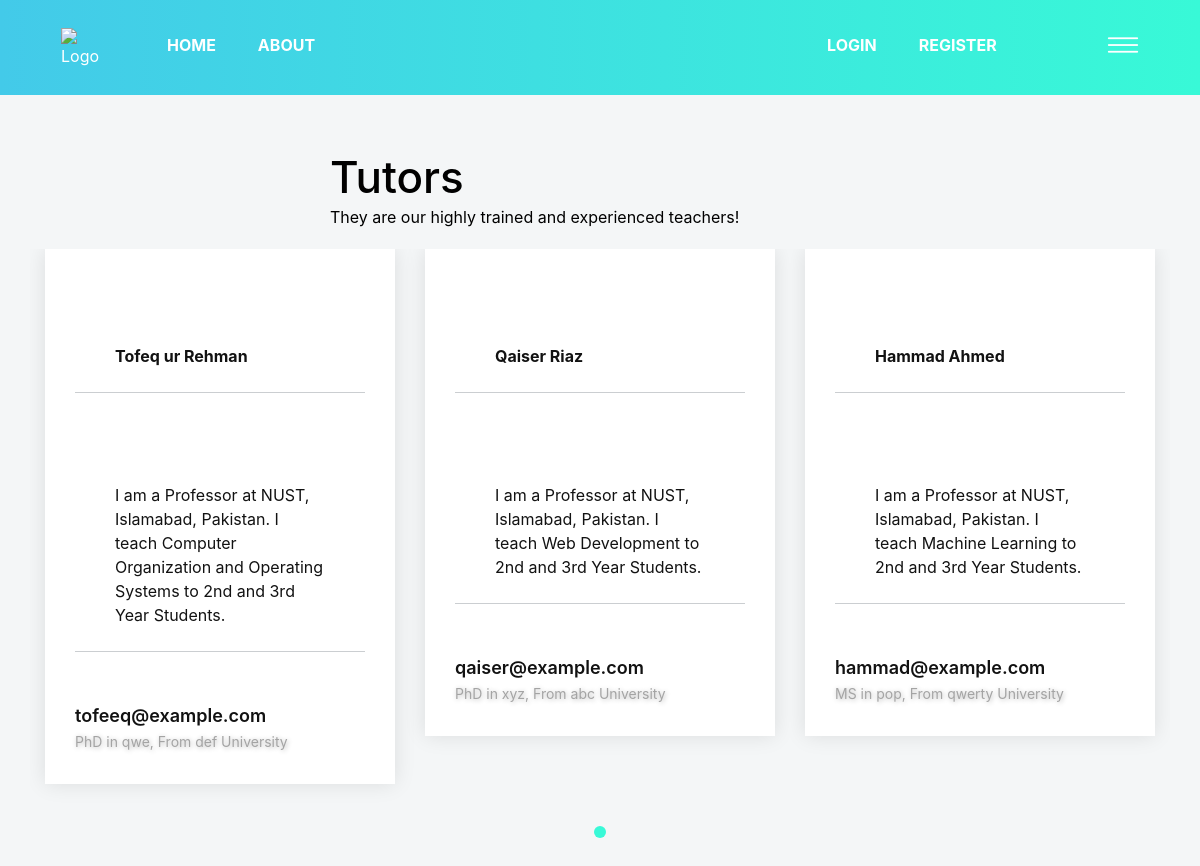
/Views/teachers.php, run on the app's committed database.
### tables this page shows
CREATE TABLE `teacher` ( `email` VARCHAR(100) NOT NULL , `username` VARCHAR(100) NOT NULL , `password` VARCHAR(100) NOT NULL , `education` VARCHAR(1000) NOT NULL , `description` VARCHAR(1000) NOT NULL , PRIMARY KEY (`email`));

### Models/UserModel.php (called while the page is built, shortened)
<?php
	require_once "DBconfig.php";
	function getTeacherTable(){
		global $database_connection;
		$sql_query         = "SELECT email, username, education, description FROM teacher";
		$sql_query_execute = mysqli_query($database_connection, $sql_query);
		return $sql_query_execute;
	}
?>

### Views/teachers.php (the view, shortened to what this page needs)
<?php
    $student_loggedin  = false;
    $teacher_loggedin  = false;
    include "../Models/DBconfig.php";
    include "../Models/UserModel.php";
    $teacher_records = getTeacherTable()
?>
<!DOCTYPE html>
<html lang="en">
<head>
    <link rel="stylesheet" href="../web project/assets/css/bootstrap.min.css">
    <link rel="stylesheet" href="../web project/assets/css/LineIcons.css">
    <link rel="stylesheet" href="../web project/assets/css/slick.css">
    <link rel="stylesheet" href="../web project/assets/css/animate.css">
    <link rel="stylesheet" href="../web project/assets/css/default.css">
    <link rel="stylesheet" href="../web project/assets/css/style.css">
</head>
<body>
    <section class="header-area">
        <div class="navbar-area">
            <div class="container">
                <div class="row">
                    <div class="col-lg-12">
                        <nav class="navbar navbar-expand-lg">
                            <a class="navbar-brand" href="#">
                                <img src="https://www.concordia.ca/content/dam/common/icons/303x242/graduate-students.png" alt="Logo" class="img4">
                            </a>
                            <?php if($student_loggedin){ ?>
                            <div class="collapse navbar-collapse sub-menu-bar" id="navbarEight">
                                <ul class="navbar-nav ml-auto">
                                    <li input style="margin-top: 15px;margin-left: 40px; margin-bottom: 20px;" class="nav-item active">
                                        <a class="page-scroll" href="/webproject">HOME</a>
                                    </li>
                                    <li input style="margin-top: 15px;margin-left: 10px; margin-bottom: 20px;" class="nav-item">
                                        <a class="page-scroll" href="about.php">ABOUT</a>
                                    </li>
                                    <li input style="margin-top: 15px;margin-left: 480px; margin-bottom: 20px;" class="nav-item">
                                        <a class="page-scroll" href="login.php">Profile</a>
                                    </li>
                                    <li input style="margin-top: 15px;margin-left: 10px; margin-bottom: 20px;" class="nav-item">
                                        <a class="page-scroll" href="studentLogout.php">Logout</a>
                                    </li>
                                </ul>
                            </div>
                            <?php }else{ ?>
                            <div class="collapse navbar-collapse sub-menu-bar" id="navbarEight">
                                <ul class="navbar-nav ml-auto">
                                    <li input style="margin-top: 15px;margin-left: 40px; margin-bottom: 20px;" class="nav-item active">
                                        <a class="page-scroll" href="/webproject">HOME</a>
                                    </li>
                                    <li input style="margin-top: 15px;margin-left: 10px; margin-bottom: 20px;" class="nav-item">
                                        <a class="page-scroll" href="about.php">ABOUT</a>
                                    </li>
                                    <li input style="margin-top: 15px;margin-left: 480px; margin-bottom: 20px;" class="nav-item">
                                        <a class="page-scroll" href="login.php">LOGIN</a>
                                    </li>
                                    <li input style="margin-top: 15px;margin-left: 10px; margin-bottom: 20px;" class="nav-item">
                                        <a class="page-scroll" href="register.php">REGISTER</a>
                                    </li>
                                    </ul>
                            </div>
                            <?php } ?>
                            <div class="navbar-btn d-none mt-15 d-lg-inline-block">
                                <a class="menu-bar" href="#side-menu-right"><i class="lni-menu"></i></a>
                            </div>
                        </nav>
                    </div>
                </div>
            </div>
        </div>
    </section>
    <section id="testimonial" class="testimonial-area">
        <div class="container">
            <div class="row justify-content-center">
                <div class="col-lg-6">
                    <div class="section-title text-center mt-42 pb-20">
                        <div class="single-portfolio wow fadeInUp" data-wow-duration="1.5s" data-wow-delay="0.7s">
                        <h3 class="title">Tutors</h3>
                        <p class="text-color">They are our highly trained and experienced teachers!</p>
                    </div>
                    </div>
                </div>
            </div>
            <div class="row">
                <div class="col-lg-12">
                    <div class="row testimonial-active">
                        <?php while($teacher = mysqli_fetch_array($teacher_records)){ ?>
                        <div class="col-lg-4">
                            <div class="single-testimonial mb-30 text-center">
                                <div class="testimonial-content">
                                    <div class="single-portfolio wow fadeInUp" data-wow-duration="1.5s" data-wow-delay="0.9s">
                                    <h6 class="text"><?php echo $teacher["username"]; ?></h6>
                                    <p class="text"><?php echo $teacher["description"]; ?></p>
                                    <h6 class="author-name"><?php echo $teacher["email"]; ?></h6>
                                    <span class="sub-title"><?php echo $teacher["education"]; ?></span>
                                </div>
                                </div>
                            </div>
                        </div>
                        <?php } ?>
                    </div>
                </div>
            </div>
    </section>
</body>
</html>

### web project/assets/css/default.css (style rules this page uses)
.mt-42 { margin-top: 50px; }
.mb-30 { margin-bottom: 30px; }
.pb-20 { padding-bottom: 20px; }

### web project/assets/css/style.css (style rules this page uses)
.img4 { width: 130px; height: 100px; }
ul, ol { margin: 0px; padding: 0px; list-style-type: none; }
.section-title .title { font-size: 44px; font-weight: 500; color: black; line-height: 55px; }
.navbar-area { background: -o-linear-gradient(left, #43cae9 0%, #38f9d7 100%); background: linear-gradient(to right, #43cae9 0%, #38f9d7 100%); padding: 10px 0; position: absolute; top: 0; left: 0; width: 100%; z-index: 999; color: red; transition: all 0.3s ease-out 0s; }
.navbar-area .navbar-brand img { max-width: 150px; }
.navbar-area .navbar .navbar-nav .nav-item { position: relative; }
.navbar-area .navbar .navbar-nav .nav-item a { font-size: 16px; line-height: 24px; font-weight: 700; padding: 1px 16px; color: white; text-transform: uppercase; position: relative; border-radius: 5px; text-decoration: none; transition: all 0.3s ease-out 0s; margin: 14px 0; }
.text { font-size: 1.5em; margin-bottom: 50px; padding: 40px; }
.navbar-area .navbar .navbar-btn .menu-bar { font-size: 32px; position: relative; overflow: hidden; color: #fff; transition: all 0.3s ease-out 0s; }
.testimonial-area { padding-top: 100px; padding-bottom: 70px; background-color: #f4f6f7; }
.single-testimonial { background-color: #fff; padding: 30px; box-shadow: 0 0px 20px 0 rgba(0, 0, 0, 0.1); }
.single-testimonial .testimonial-content { padding-top: 25px; }
.single-testimonial .testimonial-content .text { font-size: 16px; line-height: 24px; color: #121212; border-bottom: 1px solid #cbced1; padding-bottom: 24px; }
.single-testimonial .testimonial-content .author-name { font-size: 18px; font-weight: 600; color: #121212; margin-top: 24px; }
.single-testimonial .testimonial-content .sub-title { font-size: 14px; line-height: 24px; color: #a4a4a4; }
* { margin: 0; padding: 0; box-sizing: border-box; user-select: none; }
body { background-image: url("https://images.unsplash.com/photo-1486312338219-ce68d2c6f44d?ixid=MXwxMjA3fDB8MHxzZWFyY2h8MTB8fG9ubGluZSUyMGxlYXJuaW5nfGVufDB8fDB8&ixlib=rb-1.2.1&auto=format&fit=crop&w=500&q=60"); background-position: center; background-size: cover; height: 100vh; }
label,span,h2 { text-shadow: 1px 1px 5px rgba(0,0,0,0.3); }

### data on the page
teacher: username "Hammad Ahmed", description "I am a Professor at NUST, Islamabad, Pakistan. I teach Machine Learning to 2nd and 3rd Year Students.", email "hammad@example.com", education "MS in pop, From qwerty University"
teacher: username "Qaiser Riaz", description "I am a Professor at NUST, Islamabad, Pakistan. I teach Web Development to 2nd and 3rd Year Students.", email "qaiser@example.com", education "PhD in xyz, From abc University"
teacher: username "Tofeq ur Rehman", description "I am a Professor at NUST, Islamabad, Pakistan. I teach Computer Organization and Operating Systems to 2nd and 3rd Year Students.", email "tofeeq@example.com", education "PhD in qwe, From def University"
